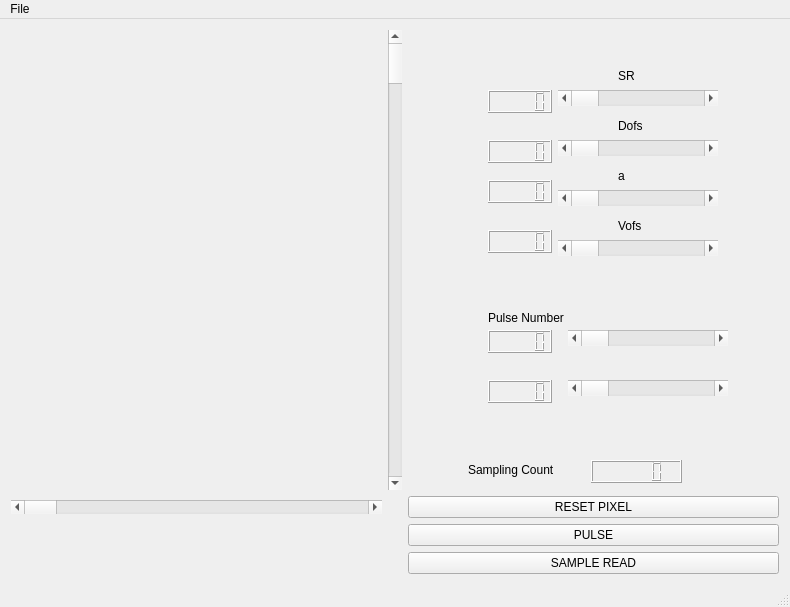
<?xml version="1.0" encoding="UTF-8"?>
<ui version="4.0">
 <class>MainWindow</class>
 <widget class="QMainWindow" name="MainWindow">
  <property name="geometry">
   <rect>
    <x>0</x>
    <y>0</y>
    <width>790</width>
    <height>607</height>
   </rect>
  </property>
  <property name="windowTitle">
   <string>QCustomPlot Scrollbar Axis Range Control Demo</string>
  </property>
  <widget class="QWidget" name="centralWidget">
   <layout class="QGridLayout" name="gridLayout">
    <item row="0" column="0">
     <widget class="QCustomPlot" name="plot" native="true">
      <property name="sizePolicy">
       <sizepolicy hsizetype="Preferred" vsizetype="MinimumExpanding">
        <horstretch>0</horstretch>
        <verstretch>0</verstretch>
       </sizepolicy>
      </property>
     </widget>
    </item>
    <item row="0" column="2">
     <widget class="QScrollBar" name="verticalScrollBar">
      <property name="orientation">
       <enum>Qt::Vertical</enum>
      </property>
     </widget>
    </item>
    <item row="4" column="3">
     <widget class="QPushButton" name="pushButton_2">
      <property name="text">
       <string>SAMPLE READ</string>
      </property>
     </widget>
    </item>
    <item row="0" column="3">
     <layout class="QVBoxLayout" name="verticalLayout">
      <item>
       <widget class="QWidget" name="widget" native="true">
        <widget class="QLabel" name="label">
         <property name="geometry">
          <rect>
           <x>210</x>
           <y>40</y>
           <width>50</width>
           <height>12</height>
          </rect>
         </property>
         <property name="text">
          <string>SR</string>
         </property>
        </widget>
        <widget class="QScrollBar" name="horizontalScrollBar_3">
         <property name="geometry">
          <rect>
           <x>150</x>
           <y>110</y>
           <width>160</width>
           <height>16</height>
          </rect>
         </property>
         <property name="orientation">
          <enum>Qt::Horizontal</enum>
         </property>
        </widget>
        <widget class="QScrollBar" name="horizontalScrollBar_5">
         <property name="geometry">
          <rect>
           <x>150</x>
           <y>210</y>
           <width>160</width>
           <height>16</height>
          </rect>
         </property>
         <property name="orientation">
          <enum>Qt::Horizontal</enum>
         </property>
        </widget>
        <widget class="QLCDNumber" name="lcdNumber_3">
         <property name="geometry">
          <rect>
           <x>80</x>
           <y>200</y>
           <width>64</width>
           <height>23</height>
          </rect>
         </property>
        </widget>
        <widget class="QLabel" name="label_3">
         <property name="geometry">
          <rect>
           <x>210</x>
           <y>90</y>
           <width>50</width>
           <height>12</height>
          </rect>
         </property>
         <property name="text">
          <string>Dofs</string>
         </property>
        </widget>
        <widget class="QScrollBar" name="horizontalScrollBar_2">
         <property name="geometry">
          <rect>
           <x>150</x>
           <y>60</y>
           <width>160</width>
           <height>16</height>
          </rect>
         </property>
         <property name="orientation">
          <enum>Qt::Horizontal</enum>
         </property>
        </widget>
        <widget class="QLCDNumber" name="lcdNumber_7">
         <property name="geometry">
          <rect>
           <x>80</x>
           <y>350</y>
           <width>64</width>
           <height>23</height>
          </rect>
         </property>
        </widget>
        <widget class="QLCDNumber" name="lcdNumber_5">
         <property name="geometry">
          <rect>
           <x>80</x>
           <y>150</y>
           <width>64</width>
           <height>23</height>
          </rect>
         </property>
        </widget>
        <widget class="QScrollBar" name="horizontalScrollBar_4">
         <property name="geometry">
          <rect>
           <x>150</x>
           <y>160</y>
           <width>160</width>
           <height>16</height>
          </rect>
         </property>
         <property name="orientation">
          <enum>Qt::Horizontal</enum>
         </property>
        </widget>
        <widget class="QScrollBar" name="horizontalScrollBar_6">
         <property name="geometry">
          <rect>
           <x>160</x>
           <y>300</y>
           <width>160</width>
           <height>16</height>
          </rect>
         </property>
         <property name="orientation">
          <enum>Qt::Horizontal</enum>
         </property>
        </widget>
        <widget class="QLCDNumber" name="lcdNumber_4">
         <property name="geometry">
          <rect>
           <x>80</x>
           <y>110</y>
           <width>64</width>
           <height>23</height>
          </rect>
         </property>
        </widget>
        <widget class="QScrollBar" name="horizontalScrollBar_7">
         <property name="geometry">
          <rect>
           <x>160</x>
           <y>350</y>
           <width>160</width>
           <height>16</height>
          </rect>
         </property>
         <property name="orientation">
          <enum>Qt::Horizontal</enum>
         </property>
        </widget>
        <widget class="QLabel" name="label_2">
         <property name="geometry">
          <rect>
           <x>210</x>
           <y>190</y>
           <width>50</width>
           <height>12</height>
          </rect>
         </property>
         <property name="text">
          <string>Vofs</string>
         </property>
        </widget>
        <widget class="QLCDNumber" name="lcdNumber_2">
         <property name="geometry">
          <rect>
           <x>80</x>
           <y>60</y>
           <width>64</width>
           <height>23</height>
          </rect>
         </property>
        </widget>
        <widget class="QLCDNumber" name="lcdNumber_6">
         <property name="geometry">
          <rect>
           <x>80</x>
           <y>300</y>
           <width>64</width>
           <height>23</height>
          </rect>
         </property>
        </widget>
        <widget class="QLabel" name="label_4">
         <property name="geometry">
          <rect>
           <x>210</x>
           <y>140</y>
           <width>50</width>
           <height>12</height>
          </rect>
         </property>
         <property name="text">
          <string>a</string>
         </property>
        </widget>
        <widget class="QLCDNumber" name="lcdNumber">
         <property name="geometry">
          <rect>
           <x>183</x>
           <y>430</y>
           <width>91</width>
           <height>23</height>
          </rect>
         </property>
        </widget>
        <widget class="QLabel" name="label_5">
         <property name="geometry">
          <rect>
           <x>60</x>
           <y>430</y>
           <width>111</width>
           <height>20</height>
          </rect>
         </property>
         <property name="text">
          <string>Sampling Count</string>
         </property>
        </widget>
        <widget class="QLabel" name="label_6">
         <property name="geometry">
          <rect>
           <x>80</x>
           <y>280</y>
           <width>121</width>
           <height>16</height>
          </rect>
         </property>
         <property name="text">
          <string>Pulse Number</string>
         </property>
        </widget>
       </widget>
      </item>
     </layout>
    </item>
    <item row="2" column="3">
     <widget class="QPushButton" name="pushButton">
      <property name="text">
       <string>RESET PIXEL</string>
      </property>
     </widget>
    </item>
    <item row="2" column="0">
     <widget class="QScrollBar" name="horizontalScrollBar">
      <property name="orientation">
       <enum>Qt::Horizontal</enum>
      </property>
     </widget>
    </item>
    <item row="3" column="3">
     <widget class="QPushButton" name="pushButton_3">
      <property name="text">
       <string>PULSE</string>
      </property>
     </widget>
    </item>
   </layout>
  </widget>
  <widget class="QStatusBar" name="statusBar"/>
  <widget class="QMenuBar" name="menuBar">
   <property name="geometry">
    <rect>
     <x>0</x>
     <y>0</y>
     <width>790</width>
     <height>18</height>
    </rect>
   </property>
   <widget class="QMenu" name="menuFile">
    <property name="title">
     <string>File</string>
    </property>
    <addaction name="actionSAVE"/>
    <addaction name="actionEXIT"/>
   </widget>
   <addaction name="menuFile"/>
  </widget>
  <action name="actionInsert_Plot">
   <property name="text">
    <string>Insert Plot</string>
   </property>
  </action>
  <action name="actionSave_Document">
   <property name="text">
    <string>Save Document...</string>
   </property>
  </action>
  <action name="actionSAVE">
   <property name="text">
    <string>Save</string>
   </property>
  </action>
  <action name="actionEXIT">
   <property name="text">
    <string>Exit</string>
   </property>
  </action>
 </widget>
 <layoutdefault spacing="6" margin="11"/>
 <customwidgets>
  <customwidget>
   <class>QCustomPlot</class>
   <extends>QWidget</extends>
   <header>../../qcustomplot.h</header>
   <container>1</container>
  </customwidget>
 </customwidgets>
 <resources/>
 <connections/>
</ui>
